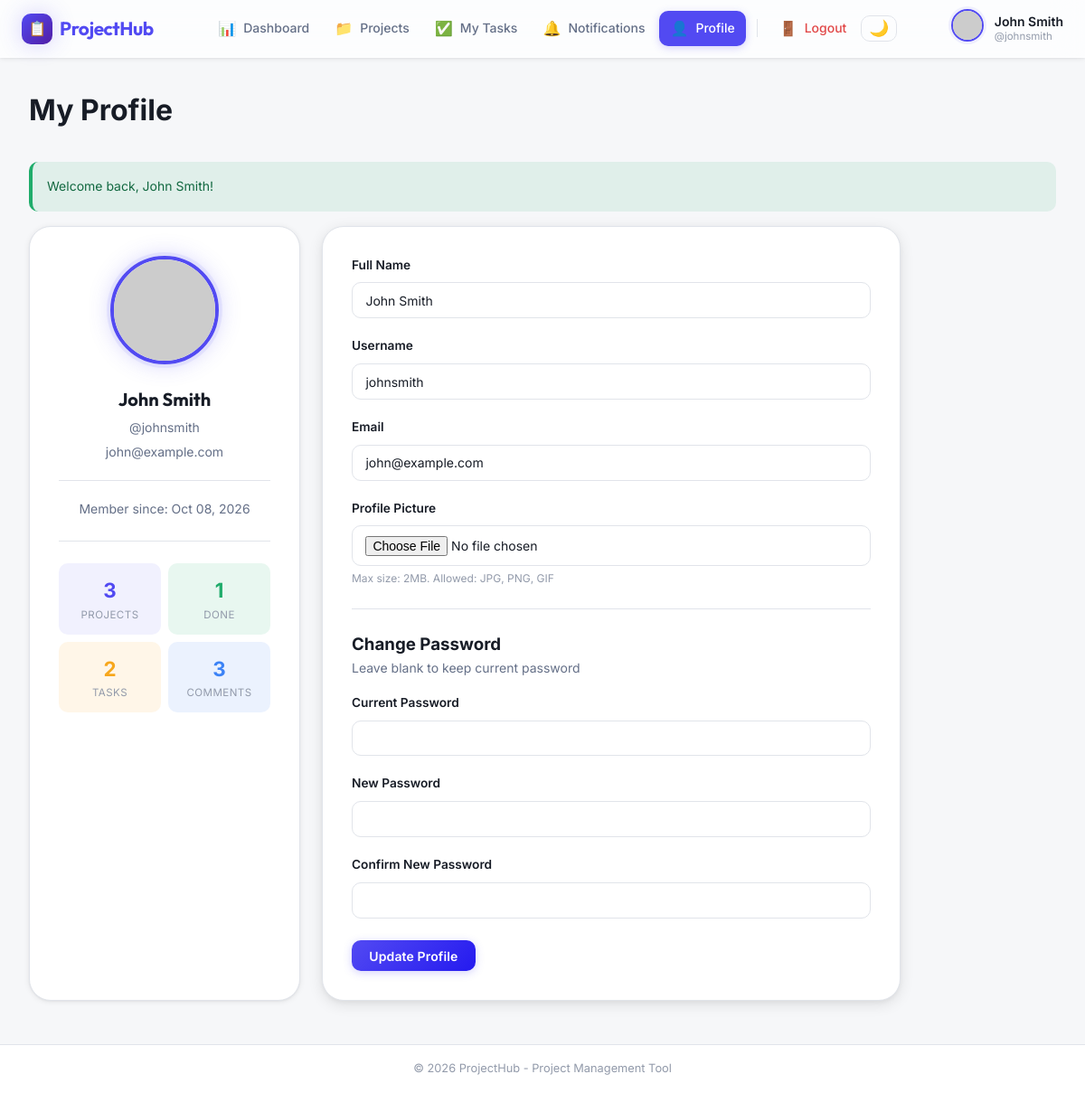
The app's page /profile.php (signed in) with its own data.
### tables this page shows
CREATE TABLE users (
    id INT AUTO_INCREMENT PRIMARY KEY,
    full_name VARCHAR(100) NOT NULL,
    username VARCHAR(50) NOT NULL UNIQUE,
    email VARCHAR(100) NOT NULL UNIQUE,
    password VARCHAR(255) NOT NULL,
    profile_picture VARCHAR(255) DEFAULT NULL,
    created_at TIMESTAMP DEFAULT CURRENT_TIMESTAMP,
    INDEX idx_username (username),
    INDEX idx_email (email)
);

### includes/functions.php (called while the page is built, shortened)
<?php
function isLoggedIn() {
    return isset($_SESSION['user_id']);
}
function getCurrentUserId() {
    return $_SESSION['user_id'] ?? null;
}
function getCurrentUser() {
    global $pdo;
    $stmt = $pdo->prepare("SELECT id, full_name, username, email, profile_picture, created_at FROM users WHERE id = ?");
    $stmt->execute([getCurrentUserId()]);
    return $stmt->fetch();
}
function formatDate($date, $format = 'M d, Y') {
    return date($format, strtotime($date));
}
function getFlashMessage() {
    if (isset($_SESSION['flash_message'])) {
        $message = $_SESSION['flash_message'];
        $type = $_SESSION['flash_type'] ?? 'info';
        return ['message' => $message, 'type' => $type];
    }
    return null;
}
function getDefaultProfilePicture($gender = 'male') {
    return 'https://ui-avatars.com/api/?name=User&background=random&size=128';
}
function getProfilePictureUrl($user) {
    return getDefaultProfilePicture();
}

### profile.php (the view, shortened to what this page needs)
<?php
require_once __DIR__ . '/includes/auth.php';
require_once __DIR__ . '/includes/header.php';
require_once __DIR__ . '/includes/navbar.php';
$current_user = getCurrentUser();
$stmt = $pdo->prepare("SELECT COUNT(*) as count FROM projects p JOIN project_members pm ON p.id = pm.project_id WHERE pm.user_id = ?");
$stmt->execute([getCurrentUserId()]);
$user_total_projects = $stmt->fetch()['count'];
$stmt = $pdo->prepare("SELECT COUNT(*) as count FROM tasks WHERE assigned_to = ?");
$stmt->execute([getCurrentUserId()]);
$user_total_tasks = $stmt->fetch()['count'];
$stmt = $pdo->prepare("SELECT COUNT(*) as count FROM tasks WHERE assigned_to = ? AND status = 'Done'");
$stmt->execute([getCurrentUserId()]);
$user_completed_tasks = $stmt->fetch()['count'];
$stmt = $pdo->prepare("SELECT COUNT(*) as count FROM comments WHERE user_id = ?");
$stmt->execute([getCurrentUserId()]);
$user_comments = $stmt->fetch()['count'];
?>
<main class="main-content">
    <div class="container">
        <div class="page-header">
            <h1>My Profile</h1>
        </div>
        <?php $flash = getFlashMessage(); ?>
        <?php if ($flash): ?>
            <div class="alert alert-<?php echo $flash['type']; ?>">
                <p><?php echo htmlspecialchars($flash['message']); ?></p>
            </div>
        <?php endif; ?>
        <div class="profile-container">
            <div class="profile-card">
                <div class="profile-avatar-large">
                    <img src="<?php echo getProfilePictureUrl($current_user); ?>" alt="<?php echo htmlspecialchars($current_user['full_name']); ?>">
                </div>
                <div class="profile-info">
                    <h2><?php echo htmlspecialchars($current_user['full_name']); ?></h2>
                    <p>@<?php echo htmlspecialchars($current_user['username']); ?></p>
                    <p><?php echo htmlspecialchars($current_user['email']); ?></p>
                    <p class="member-since">Member since: <?php echo formatDate($current_user['created_at']); ?></p>
                </div>
                <div style="display:flex;flex-direction:column;gap:.5rem;margin-top:1.5rem;padding-top:1.5rem;border-top:1px solid var(--border);">
                    <div style="display:grid;grid-template-columns:1fr 1fr;gap:.5rem;">
                        <div style="background:var(--primary-subtle);border-radius:var(--r-md);padding:.75rem;text-align:center;">
                            <div style="font-size:1.4rem;font-weight:700;color:var(--primary);"><?php echo $user_total_projects; ?></div>
                            <div style="font-size:.72rem;color:var(--text-muted);text-transform:uppercase;letter-spacing:.04em;">Projects</div>
                        </div>
                        <div style="background:var(--success-bg);border-radius:var(--r-md);padding:.75rem;text-align:center;">
                            <div style="font-size:1.4rem;font-weight:700;color:var(--success);"><?php echo $user_completed_tasks; ?></div>
                            <div style="font-size:.72rem;color:var(--text-muted);text-transform:uppercase;letter-spacing:.04em;">Done</div>
                        </div>
                        <div style="background:var(--warning-bg);border-radius:var(--r-md);padding:.75rem;text-align:center;">
                            <div style="font-size:1.4rem;font-weight:700;color:var(--warning);"><?php echo $user_total_tasks; ?></div>
                            <div style="font-size:.72rem;color:var(--text-muted);text-transform:uppercase;letter-spacing:.04em;">Tasks</div>
                        </div>
                        <div style="background:var(--info-bg);border-radius:var(--r-md);padding:.75rem;text-align:center;">
                            <div style="font-size:1.4rem;font-weight:700;color:var(--info);"><?php echo $user_comments; ?></div>
                            <div style="font-size:.72rem;color:var(--text-muted);text-transform:uppercase;letter-spacing:.04em;">Comments</div>
                        </div>
                    </div>
                </div>
            </div>
            <div class="form-container">
                <form method="POST" enctype="multipart/form-data" class="profile-form">
                    <div class="form-group">
                        <label for="full_name">Full Name</label>
                        <input type="text" id="full_name" name="full_name" value="<?php echo htmlspecialchars($current_user['full_name']); ?>" required>
                    </div>
                    <div class="form-group">
                        <label for="username">Username</label>
                        <input type="text" id="username" name="username" value="<?php echo htmlspecialchars($current_user['username']); ?>" required>
                    </div>
                    <div class="form-group">
                        <label for="email">Email</label>
                        <input type="email" id="email" name="email" value="<?php echo htmlspecialchars($current_user['email']); ?>" required>
                    </div>
                    <div class="form-group">
                        <label for="profile_picture">Profile Picture</label>
                        <input type="file" id="profile_picture" name="profile_picture" accept="image/*">
                        <small>Max size: 2MB. Allowed: JPG, PNG, GIF</small>
                    </div>
                    <hr class="form-divider">
                    <h3>Change Password</h3>
                    <p class="form-help">Leave blank to keep current password</p>
                    <div class="form-group">
                        <label for="current_password">Current Password</label>
                        <input type="password" id="current_password" name="current_password">
                    </div>
                    <div class="form-group">
                        <label for="new_password">New Password</label>
                        <input type="password" id="new_password" name="new_password">
                    </div>
                    <div class="form-group">
                        <label for="confirm_password">Confirm New Password</label>
                        <input type="password" id="confirm_password" name="confirm_password">
                    </div>
                    <div class="form-actions">
                        <button type="submit" class="btn btn-primary">Update Profile</button>
                    </div>
                </form>
            </div>
        </div>
    </div>
</main>
<?php require_once __DIR__ . '/includes/footer.php'; ?>

### includes/navbar.php (shortened to what this page needs)
<?php
$current_user  = getCurrentUser();
$current_page  = basename($_SERVER['PHP_SELF']);
function nav_active(string $page): string {
    global $current_page;
    return $current_page === $page ? 'active' : '';
}
?>
<nav class="navbar" role="navigation" aria-label="Main navigation">
    <div class="navbar-container">
        <div class="navbar-brand">
            <a href="dashboard.php" aria-label="ProjectHub home">
                <span class="logo-icon">📋</span>
                <span class="logo-text">ProjectHub</span>
            </a>
        </div>
        <ul class="navbar-nav" id="navbarNav" role="list">
            <li class="nav-item">
                <a href="dashboard.php"
                   class="nav-link <?php echo nav_active('dashboard.php'); ?>"
                   id="nav-dashboard">
                    <span class="nav-icon">📊</span>
                    <span>Dashboard</span>
                </a>
            </li>
            <li class="nav-item">
                <a href="projects.php"
                   class="nav-link <?php echo nav_active('projects.php'); ?>"
                   id="nav-projects">
                    <span class="nav-icon">📁</span>
                    <span>Projects</span>
                </a>
            </li>
            <li class="nav-item">
                <a href="my-tasks.php"
                   class="nav-link <?php echo nav_active('my-tasks.php'); ?>"
                   id="nav-my-tasks">
                    <span class="nav-icon">✅</span>
                    <span>My Tasks</span>
                </a>
            </li>
            <li class="nav-item">
                <a href="notifications.php"
                   class="nav-link <?php echo nav_active('notifications.php'); ?>"
                   id="nav-notifications">
                    <span class="nav-icon">🔔</span>
                    <span>Notifications</span>
                </a>
            </li>
            <li class="nav-item">
                <a href="profile.php"
                   class="nav-link <?php echo nav_active('profile.php'); ?>"
                   id="nav-profile">
                    <span class="nav-icon">👤</span>
                    <span>Profile</span>
                </a>
            </li>
            <li class="nav-item">
                <a href="logout.php" class="nav-link nav-logout" id="nav-logout">
                    <span class="nav-icon">🚪</span>
                    <span>Logout</span>
                </a>
            </li>
            <li class="nav-item">
                <button class="theme-toggle" id="themeToggle" aria-label="Toggle dark mode" title="Toggle dark mode">🌙</button>
            </li>
        </ul>
        <div class="navbar-user" aria-label="User info">
            <div class="user-avatar">
                <img src="<?php echo getProfilePictureUrl($current_user); ?>"
                     alt="<?php echo htmlspecialchars($current_user['full_name']); ?>">
            </div>
            <div class="user-info">
                <span class="user-name"><?php echo htmlspecialchars($current_user['full_name']); ?></span>
                <span class="user-username">@<?php echo htmlspecialchars($current_user['username']); ?></span>
            </div>
        </div>
    </div>
</nav>

### records on screen
users: full_name "John Smith", username "johnsmith", email "john@example.com", created_at "Oct 08, 2026"

### other values on screen
$flash['message'] "Welcome back, John Smith!"
$user_total_projects "3"
$user_completed_tasks "1"
$user_total_tasks "2"
$user_comments "3"
